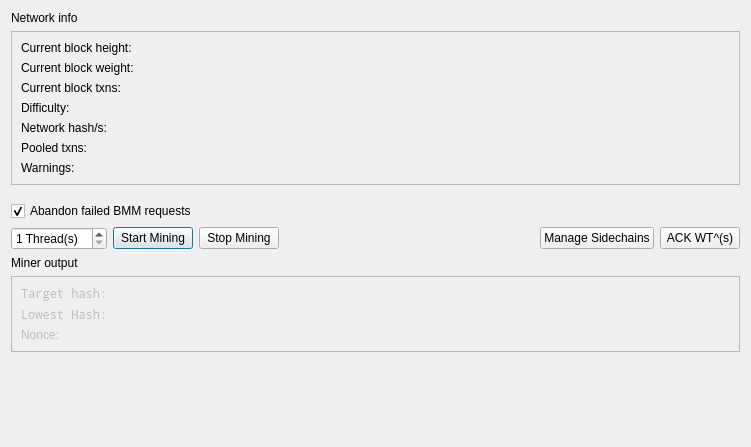
<?xml version="1.0" encoding="UTF-8"?>
<ui version="4.0">
 <class>MiningDialog</class>
 <widget class="QDialog" name="MiningDialog">
  <property name="geometry">
   <rect>
    <x>0</x>
    <y>0</y>
    <width>751</width>
    <height>447</height>
   </rect>
  </property>
  <property name="windowTitle">
   <string>Mining</string>
  </property>
  <property name="windowIcon">
   <iconset resource="../drivenet.qrc">
    <normaloff>:/icons/tx_mined</normaloff>:/icons/tx_mined</iconset>
  </property>
  <layout class="QVBoxLayout" name="verticalLayout">
   <item>
    <widget class="QLabel" name="label_2">
     <property name="text">
      <string>Network info</string>
     </property>
    </widget>
   </item>
   <item>
    <widget class="QFrame" name="frame">
     <property name="frameShape">
      <enum>QFrame::StyledPanel</enum>
     </property>
     <property name="frameShadow">
      <enum>QFrame::Raised</enum>
     </property>
     <layout class="QVBoxLayout" name="verticalLayout_2">
      <item>
       <widget class="QLabel" name="labelHeight">
        <property name="text">
         <string>Current block height: </string>
        </property>
       </widget>
      </item>
      <item>
       <widget class="QLabel" name="labelWeight">
        <property name="text">
         <string>Current block weight: </string>
        </property>
       </widget>
      </item>
      <item>
       <widget class="QLabel" name="labelTxns">
        <property name="text">
         <string>Current block txns: </string>
        </property>
       </widget>
      </item>
      <item>
       <widget class="QLabel" name="labelDiff">
        <property name="text">
         <string>Difficulty:</string>
        </property>
       </widget>
      </item>
      <item>
       <widget class="QLabel" name="labelHashps">
        <property name="text">
         <string>Network hash/s: </string>
        </property>
       </widget>
      </item>
      <item>
       <widget class="QLabel" name="labelPooled">
        <property name="text">
         <string>Pooled txns:</string>
        </property>
       </widget>
      </item>
      <item>
       <widget class="QLabel" name="labelWarnings">
        <property name="text">
         <string>Warnings:</string>
        </property>
       </widget>
      </item>
     </layout>
    </widget>
   </item>
   <item>
    <spacer name="verticalSpacer_3">
     <property name="orientation">
      <enum>Qt::Vertical</enum>
     </property>
     <property name="sizeType">
      <enum>QSizePolicy::Fixed</enum>
     </property>
     <property name="sizeHint" stdset="0">
      <size>
       <width>20</width>
       <height>10</height>
      </size>
     </property>
    </spacer>
   </item>
   <item>
    <widget class="QCheckBox" name="checkBoxAbandonFailedBMM">
     <property name="text">
      <string>Abandon failed BMM requests</string>
     </property>
     <property name="checked">
      <bool>true</bool>
     </property>
    </widget>
   </item>
   <item>
    <layout class="QHBoxLayout" name="horizontalLayout_3">
     <item>
      <widget class="QSpinBox" name="spinBoxThreads">
       <property name="buttonSymbols">
        <enum>QAbstractSpinBox::UpDownArrows</enum>
       </property>
       <property name="suffix">
        <string> Thread(s)</string>
       </property>
       <property name="minimum">
        <number>1</number>
       </property>
      </widget>
     </item>
     <item>
      <widget class="QPushButton" name="pushButtonStartMining">
       <property name="sizePolicy">
        <sizepolicy hsizetype="Maximum" vsizetype="Fixed">
         <horstretch>0</horstretch>
         <verstretch>0</verstretch>
        </sizepolicy>
       </property>
       <property name="text">
        <string>Start Mining</string>
       </property>
       <property name="icon">
        <iconset resource="../drivenet.qrc">
         <normaloff>:/icons/tx_mined</normaloff>:/icons/tx_mined</iconset>
       </property>
      </widget>
     </item>
     <item>
      <widget class="QPushButton" name="pushButtonStopMining">
       <property name="sizePolicy">
        <sizepolicy hsizetype="Maximum" vsizetype="Fixed">
         <horstretch>0</horstretch>
         <verstretch>0</verstretch>
        </sizepolicy>
       </property>
       <property name="text">
        <string>Stop Mining</string>
       </property>
       <property name="icon">
        <iconset resource="../drivenet.qrc">
         <normaloff>:/icons/quit</normaloff>:/icons/quit</iconset>
       </property>
      </widget>
     </item>
     <item>
      <spacer name="horizontalSpacer">
       <property name="orientation">
        <enum>Qt::Horizontal</enum>
       </property>
       <property name="sizeType">
        <enum>QSizePolicy::MinimumExpanding</enum>
       </property>
       <property name="sizeHint" stdset="0">
        <size>
         <width>80</width>
         <height>20</height>
        </size>
       </property>
      </spacer>
     </item>
     <item>
      <widget class="QPushButton" name="pushButtonAddRemove">
       <property name="text">
        <string>Manage Sidechains</string>
       </property>
       <property name="icon">
        <iconset resource="../drivenet.qrc">
         <normaloff>:/icons/options</normaloff>:/icons/options</iconset>
       </property>
      </widget>
     </item>
     <item>
      <widget class="QPushButton" name="pushButtonWTPrimeVote">
       <property name="text">
        <string>ACK WT^(s)</string>
       </property>
      </widget>
     </item>
    </layout>
   </item>
   <item>
    <widget class="QLabel" name="labelMinerOutput">
     <property name="text">
      <string>Miner output</string>
     </property>
    </widget>
   </item>
   <item>
    <widget class="QFrame" name="frameMiningOutput">
     <property name="enabled">
      <bool>false</bool>
     </property>
     <property name="frameShape">
      <enum>QFrame::StyledPanel</enum>
     </property>
     <property name="frameShadow">
      <enum>QFrame::Raised</enum>
     </property>
     <layout class="QVBoxLayout" name="verticalLayout_3">
      <item>
       <widget class="QLabel" name="labelHashTarget">
        <property name="font">
         <font>
          <family>Noto Mono</family>
         </font>
        </property>
        <property name="text">
         <string>Target hash: </string>
        </property>
       </widget>
      </item>
      <item>
       <widget class="QLabel" name="labelHashBest">
        <property name="font">
         <font>
          <family>Noto Mono</family>
         </font>
        </property>
        <property name="text">
         <string>Lowest Hash:</string>
        </property>
       </widget>
      </item>
      <item>
       <widget class="QLabel" name="labelNonce">
        <property name="text">
         <string>Nonce:</string>
        </property>
       </widget>
      </item>
     </layout>
    </widget>
   </item>
   <item>
    <spacer name="verticalSpacer">
     <property name="orientation">
      <enum>Qt::Vertical</enum>
     </property>
     <property name="sizeHint" stdset="0">
      <size>
       <width>20</width>
       <height>40</height>
      </size>
     </property>
    </spacer>
   </item>
  </layout>
 </widget>
 <resources>
  <include location="../drivenet.qrc"/>
 </resources>
 <connections/>
</ui>
